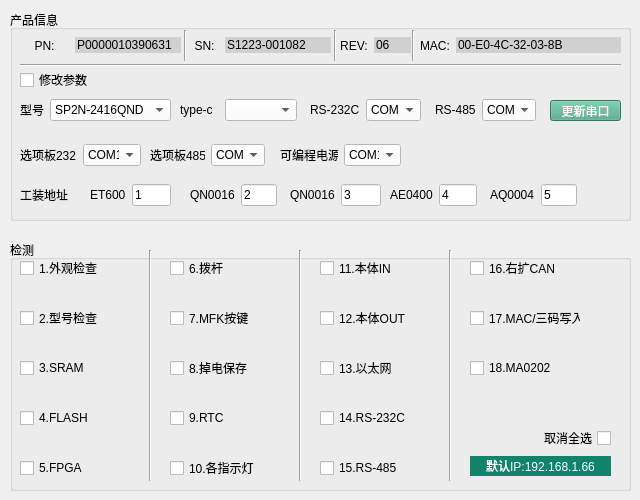
   <widget class="QWidget" name="tab_4">
    <attribute name="title">
     <string>CPU</string>
    </attribute>
    <widget class="QGroupBox" name="groupBox_18">
     <property name="geometry">
      <rect>
       <x>10</x>
       <y>10</y>
       <width>621</width>
       <height>211</height>
      </rect>
     </property>
     <property name="title">
      <string>产品信息</string>
     </property>
     <widget class="QWidget" name="layoutWidget_20">
      <property name="geometry">
       <rect>
        <x>330</x>
        <y>20</y>
        <width>71</width>
        <height>31</height>
       </rect>
      </property>
      <layout class="QHBoxLayout" name="horizontalLayout_30">
       <item>
        <widget class="QLabel" name="label_56">
         <property name="styleSheet">
          <string notr="true">font: 87 10pt &quot;Arial Black&quot;;
</string>
         </property>
         <property name="text">
          <string>REV:</string>
         </property>
         <property name="alignment">
          <set>Qt::AlignCenter</set>
         </property>
        </widget>
       </item>
       <item alignment="Qt::AlignHCenter|Qt::AlignVCenter">
        <widget class="QLineEdit" name="lineEdit_32">
         <property name="styleSheet">
          <string notr="true">background-color: rgb(208, 208, 208);
font: 87 10pt &quot;Arial Black&quot;;
border: none;</string>
         </property>
         <property name="text">
          <string>06</string>
         </property>
        </widget>
       </item>
      </layout>
     </widget>
     <widget class="QWidget" name="layoutWidget_21">
      <property name="geometry">
       <rect>
        <x>180</x>
        <y>20</y>
        <width>141</width>
        <height>31</height>
       </rect>
      </property>
      <layout class="QHBoxLayout" name="horizontalLayout_31">
       <item>
        <widget class="QLabel" name="label_57">
         <property name="styleSheet">
          <string notr="true">font: 87 10pt &quot;Arial Black&quot;;
</string>
         </property>
         <property name="text">
          <string>SN:</string>
         </property>
         <property name="alignment">
          <set>Qt::AlignCenter</set>
         </property>
        </widget>
       </item>
       <item alignment="Qt::AlignHCenter|Qt::AlignVCenter">
        <widget class="QLineEdit" name="lineEdit_31">
         <property name="styleSheet">
          <string notr="true">background-color: rgb(208, 208, 208);
font: 87 10pt &quot;Arial Black&quot;;
border: none;
</string>
         </property>
         <property name="text">
          <string>S1223-001082</string>
         </property>
        </widget>
       </item>
      </layout>
     </widget>
     <widget class="QWidget" name="layoutWidget_22">
      <property name="geometry">
       <rect>
        <x>10</x>
        <y>20</y>
        <width>161</width>
        <height>31</height>
       </rect>
      </property>
      <layout class="QHBoxLayout" name="horizontalLayout_32">
       <item>
        <widget class="QLabel" name="label_58">
         <property name="styleSheet">
          <string notr="true">font: 87 10pt &quot;Arial Black&quot;;
</string>
         </property>
         <property name="text">
          <string>PN:</string>
         </property>
         <property name="alignment">
          <set>Qt::AlignCenter</set>
         </property>
        </widget>
       </item>
       <item alignment="Qt::AlignHCenter|Qt::AlignVCenter">
        <widget class="QLineEdit" name="lineEdit_30">
         <property name="styleSheet">
          <string notr="true">background-color: rgb(208, 208, 208);
font: 87 10pt &quot;Arial Black&quot;;
border: none;</string>
         </property>
         <property name="text">
          <string>P0000010390631</string>
         </property>
        </widget>
       </item>
      </layout>
     </widget>
     <widget class="QWidget" name="layoutWidget_23">
      <property name="geometry">
       <rect>
        <x>10</x>
        <y>85</y>
        <width>151</width>
        <height>30</height>
       </rect>
      </property>
      <layout class="QHBoxLayout" name="horizontalLayout_33">
       <item>
        <widget class="QLabel" name="label_59">
         <property name="text">
          <string>型号</string>
         </property>
        </widget>
       </item>
       <item>
        <widget class="QComboBox" name="comboBox_20">
         <property name="styleSheet">
          <string notr="true">background-color: rgb(255, 255, 255);</string>
         </property>
         <item>
          <property name="text">
           <string>SP2N-2416QND</string>
          </property>
         </item>
        </widget>
       </item>
      </layout>
     </widget>
     <widget class="QWidget" name="layoutWidget_24">
      <property name="geometry">
       <rect>
        <x>300</x>
        <y>85</y>
        <width>111</width>
        <height>30</height>
       </rect>
      </property>
      <layout class="QHBoxLayout" name="horizontalLayout_34">
       <item alignment="Qt::AlignHCenter">
        <widget class="QLabel" name="label_60">
         <property name="text">
          <string>RS-232C</string>
         </property>
        </widget>
       </item>
       <item>
        <widget class="QComboBox" name="comboBox_21">
         <property name="styleSheet">
          <string notr="true">background-color: rgb(255, 255, 255);</string>
         </property>
         <item>
          <property name="text">
           <string>COM15</string>
          </property>
         </item>
        </widget>
       </item>
      </layout>
     </widget>
     <widget class="QWidget" name="layoutWidget_25">
      <property name="geometry">
       <rect>
        <x>425</x>
        <y>85</y>
        <width>101</width>
        <height>30</height>
       </rect>
      </property>
      <layout class="QHBoxLayout" name="horizontalLayout_37">
       <item alignment="Qt::AlignHCenter">
        <widget class="QLabel" name="label_64">
         <property name="text">
          <string>RS-485</string>
         </property>
        </widget>
       </item>
       <item>
        <widget class="QComboBox" name="comboBox_22">
         <property name="styleSheet">
          <string notr="true">background-color: rgb(255, 255, 255);</string>
         </property>
         <item>
          <property name="text">
           <string>COM17</string>
          </property>
         </item>
        </widget>
       </item>
      </layout>
     </widget>
     <widget class="QWidget" name="layoutWidget_3">
      <property name="geometry">
       <rect>
        <x>80</x>
        <y>170</y>
        <width>81</width>
        <height>30</height>
       </rect>
      </property>
      <layout class="QHBoxLayout" name="horizontalLayout_8">
       <item>
        <widget class="QLabel" name="label_67">
         <property name="text">
          <string>ET600</string>
         </property>
        </widget>
       </item>
       <item>
        <widget class="QLineEdit" name="lineEdit_34">
         <property name="styleSheet">
          <string notr="true">background-color: rgb(255, 255, 255);</string>
         </property>
         <property name="text">
          <string>1</string>
         </property>
        </widget>
       </item>
      </layout>
     </widget>
     <widget class="QWidget" name="layoutWidget_4">
      <property name="geometry">
       <rect>
        <x>180</x>
        <y>170</y>
        <width>87</width>
        <height>30</height>
       </rect>
      </property>
      <layout class="QHBoxLayout" name="horizontalLayout_9">
       <item>
        <widget class="QLabel" name="label_68">
         <property name="text">
          <string>QN0016</string>
         </property>
        </widget>
       </item>
       <item>
        <widget class="QLineEdit" name="lineEdit_35">
         <property name="styleSheet">
          <string notr="true">background-color: rgb(255, 255, 255);</string>
         </property>
         <property name="text">
          <string>2</string>
         </property>
        </widget>
       </item>
      </layout>
     </widget>
     <widget class="QWidget" name="layoutWidget_5">
      <property name="geometry">
       <rect>
        <x>280</x>
        <y>170</y>
        <width>91</width>
        <height>30</height>
       </rect>
      </property>
      <layout class="QHBoxLayout" name="horizontalLayout_10">
       <item>
        <widget class="QLabel" name="label_69">
         <property name="text">
          <string>QN0016</string>
         </property>
        </widget>
       </item>
       <item>
        <widget class="QLineEdit" name="lineEdit_36">
         <property name="styleSheet">
          <string notr="true">background-color: rgb(255, 255, 255);</string>
         </property>
         <property name="text">
          <string>3</string>
         </property>
        </widget>
       </item>
      </layout>
     </widget>
     <widget class="QWidget" name="layoutWidget_6">
      <property name="geometry">
       <rect>
        <x>380</x>
        <y>170</y>
        <width>87</width>
        <height>30</height>
       </rect>
      </property>
      <layout class="QHBoxLayout" name="horizontalLayout_14">
       <item>
        <widget class="QLabel" name="label_70">
         <property name="text">
          <string>AE0400</string>
         </property>
        </widget>
       </item>
       <item>
        <widget class="QLineEdit" name="lineEdit_37">
         <property name="styleSheet">
          <string notr="true">background-color: rgb(255, 255, 255);</string>
         </property>
         <property name="text">
          <string>4</string>
         </property>
        </widget>
       </item>
      </layout>
     </widget>
     <widget class="QWidget" name="layoutWidget_8">
      <property name="geometry">
       <rect>
        <x>480</x>
        <y>170</y>
        <width>87</width>
        <height>30</height>
       </rect>
      </property>
      <layout class="QHBoxLayout" name="horizontalLayout_40">
       <item>
        <widget class="QLabel" name="label_71">
         <property name="text">
          <string>AQ0004</string>
         </property>
        </widget>
       </item>
       <item>
        <widget class="QLineEdit" name="lineEdit_38">
         <property name="styleSheet">
          <string notr="true">background-color: rgb(255, 255, 255);</string>
         </property>
         <property name="text">
          <string>5</string>
         </property>
        </widget>
       </item>
      </layout>
     </widget>
     <widget class="QCheckBox" name="checkBox_71">
      <property name="geometry">
       <rect>
        <x>10</x>
        <y>62</y>
        <width>71</width>
        <height>16</height>
       </rect>
      </property>
      <property name="text">
       <string>修改参数</string>
      </property>
     </widget>
     <widget class="QPushButton" name="pushButton_renewSerial">
      <property name="geometry">
       <rect>
        <x>540</x>
        <y>90</y>
        <width>71</width>
        <height>21</height>
       </rect>
      </property>
      <property name="styleSheet">
       <string notr="true">background-color: rgb(126, 126, 126);
color: rgb(255, 255, 255);
background-color: rgb(76, 165, 132);</string>
      </property>
      <property name="text">
       <string>更新串口</string>
      </property>
     </widget>
     <widget class="QWidget" name="layoutWidget_26">
      <property name="geometry">
       <rect>
        <x>170</x>
        <y>85</y>
        <width>117</width>
        <height>30</height>
       </rect>
      </property>
      <layout class="QHBoxLayout" name="horizontalLayout_39">
       <item>
        <widget class="QLabel" name="label_66">
         <property name="text">
          <string>type-c</string>
         </property>
        </widget>
       </item>
       <item>
        <widget class="QComboBox" name="comboBox_23">
         <property name="styleSheet">
          <string notr="true">background-color: rgb(255, 255, 255);</string>
         </property>
        </widget>
       </item>
      </layout>
     </widget>
     <widget class="QLabel" name="label_90">
      <property name="geometry">
       <rect>
        <x>10</x>
        <y>171</y>
        <width>61</width>
        <height>28</height>
       </rect>
      </property>
      <property name="text">
       <string>工装地址</string>
      </property>
     </widget>
     <widget class="Line" name="line_5">
      <property name="geometry">
       <rect>
        <x>10</x>
        <y>45</y>
        <width>601</width>
        <height>20</height>
       </rect>
      </property>
      <property name="orientation">
       <enum>Qt::Horizontal</enum>
      </property>
     </widget>
     <widget class="QWidget" name="layoutWidget">
      <property name="geometry">
       <rect>
        <x>410</x>
        <y>20</y>
        <width>201</width>
        <height>31</height>
       </rect>
      </property>
      <layout class="QHBoxLayout" name="horizontalLayout_7">
       <item>
        <widget class="QLabel" name="label_61">
         <property name="styleSheet">
          <string notr="true">font: 87 10pt &quot;Arial Black&quot;;
</string>
         </property>
         <property name="text">
          <string>MAC:</string>
         </property>
        </widget>
       </item>
       <item>
        <widget class="QLineEdit" name="lineEdit_33">
         <property name="styleSheet">
          <string notr="true">background-color: rgb(208, 208, 208);
font: 87 10pt &quot;Arial Black&quot;;
border: none;</string>
         </property>
         <property name="text">
          <string>00-E0-4C-32-03-8B</string>
         </property>
        </widget>
       </item>
      </layout>
     </widget>
     <widget class="Line" name="line_11">
      <property name="geometry">
       <rect>
        <x>165</x>
        <y>20</y>
        <width>20</width>
        <height>31</height>
       </rect>
      </property>
      <property name="orientation">
       <enum>Qt::Vertical</enum>
      </property>
     </widget>
     <widget class="Line" name="line_12">
      <property name="geometry">
       <rect>
        <x>315</x>
        <y>20</y>
        <width>20</width>
        <height>31</height>
       </rect>
      </property>
      <property name="orientation">
       <enum>Qt::Vertical</enum>
      </property>
     </widget>
     <widget class="Line" name="line_13">
      <property name="geometry">
       <rect>
        <x>393</x>
        <y>20</y>
        <width>20</width>
        <height>31</height>
       </rect>
      </property>
      <property name="orientation">
       <enum>Qt::Vertical</enum>
      </property>
     </widget>
     <widget class="QWidget" name="layoutWidget_27">
      <property name="geometry">
       <rect>
        <x>10</x>
        <y>130</y>
        <width>121</width>
        <height>30</height>
       </rect>
      </property>
      <layout class="QHBoxLayout" name="horizontalLayout_35">
       <item alignment="Qt::AlignHCenter">
        <widget class="QLabel" name="label_62">
         <property name="text">
          <string>选项板232</string>
         </property>
        </widget>
       </item>
       <item>
        <widget class="QComboBox" name="comboBox_24">
         <property name="styleSheet">
          <string notr="true">background-color: rgb(255, 255, 255);</string>
         </property>
         <item>
          <property name="text">
           <string>COM17</string>
          </property>
         </item>
        </widget>
       </item>
      </layout>
     </widget>
     <widget class="QWidget" name="layoutWidget_28">
      <property name="geometry">
       <rect>
        <x>140</x>
        <y>130</y>
        <width>115</width>
        <height>30</height>
       </rect>
      </property>
      <layout class="QHBoxLayout" name="horizontalLayout_38">
       <item alignment="Qt::AlignHCenter">
        <widget class="QLabel" name="label_65">
         <property name="text">
          <string>选项板485</string>
         </property>
        </widget>
       </item>
       <item>
        <widget class="QComboBox" name="comboBox_25">
         <property name="styleSheet">
          <string notr="true">background-color: rgb(255, 255, 255);</string>
         </property>
         <item>
          <property name="text">
           <string>COM20</string>
          </property>
         </item>
        </widget>
       </item>
      </layout>
     </widget>
     <widget class="QWidget" name="layoutWidget_29">
      <property name="geometry">
       <rect>
        <x>270</x>
        <y>130</y>
        <width>121</width>
        <height>30</height>
       </rect>
      </property>
      <layout class="QHBoxLayout" name="horizontalLayout_41">
       <item alignment="Qt::AlignHCenter">
        <widget class="QLabel" name="label_72">
         <property name="text">
          <string>可编程电源</string>
         </property>
        </widget>
       </item>
       <item>
        <widget class="QComboBox" name="comboBox_26">
         <property name="styleSheet">
          <string notr="true">background-color: rgb(255, 255, 255);</string>
         </property>
         <item>
          <property name="text">
           <string>COM19</string>
          </property>
         </item>
        </widget>
       </item>
      </layout>
     </widget>
     <zorder>line_5</zorder>
     <zorder>line_13</zorder>
     <zorder>line_12</zorder>
     <zorder>line_11</zorder>
     <zorder>layoutWidget</zorder>
     <zorder>layoutWidget_20</zorder>
     <zorder>layoutWidget_21</zorder>
     <zorder>layoutWidget_22</zorder>
     <zorder>layoutWidget_23</zorder>
     <zorder>layoutWidget_24</zorder>
     <zorder>layoutWidget_25</zorder>
     <zorder>layoutWidget_3</zorder>
     <zorder>layoutWidget_4</zorder>
     <zorder>layoutWidget_5</zorder>
     <zorder>layoutWidget_6</zorder>
     <zorder>layoutWidget_8</zorder>
     <zorder>checkBox_71</zorder>
     <zorder>pushButton_renewSerial</zorder>
     <zorder>layoutWidget_26</zorder>
     <zorder>label_90</zorder>
     <zorder>layoutWidget_27</zorder>
     <zorder>layoutWidget_28</zorder>
     <zorder>layoutWidget_29</zorder>
    </widget>
    <widget class="QGroupBox" name="groupBox_19">
     <property name="geometry">
      <rect>
       <x>10</x>
       <y>240</y>
       <width>621</width>
       <height>251</height>
      </rect>
     </property>
     <property name="title">
      <string>检测</string>
     </property>
     <widget class="QCheckBox" name="checkBox_53">
      <property name="geometry">
       <rect>
        <x>10</x>
        <y>170</y>
        <width>101</width>
        <height>16</height>
       </rect>
      </property>
      <property name="text">
       <string>4.FLASH</string>
      </property>
     </widget>
     <widget class="QCheckBox" name="checkBox_56">
      <property name="geometry">
       <rect>
        <x>160</x>
        <y>20</y>
        <width>101</width>
        <height>16</height>
       </rect>
      </property>
      <property name="text">
       <string>6.拨杆</string>
      </property>
     </widget>
     <widget class="QCheckBox" name="checkBox_55">
      <property name="geometry">
       <rect>
        <x>10</x>
        <y>220</y>
        <width>101</width>
        <height>16</height>
       </rect>
      </property>
      <property name="text">
       <string>5.FPGA</string>
      </property>
     </widget>
     <widget class="QCheckBox" name="checkBox_57">
      <property name="geometry">
       <rect>
        <x>160</x>
        <y>70</y>
        <width>101</width>
        <height>16</height>
       </rect>
      </property>
      <property name="text">
       <string>7.MFK按键</string>
      </property>
     </widget>
     <widget class="QCheckBox" name="checkBox_58">
      <property name="geometry">
       <rect>
        <x>160</x>
        <y>120</y>
        <width>101</width>
        <height>16</height>
       </rect>
      </property>
      <property name="text">
       <string>8.掉电保存</string>
      </property>
     </widget>
     <widget class="QCheckBox" name="checkBox_60">
      <property name="geometry">
       <rect>
        <x>160</x>
        <y>220</y>
        <width>101</width>
        <height>16</height>
       </rect>
      </property>
      <property name="text">
       <string>10.各指示灯</string>
      </property>
     </widget>
     <widget class="QCheckBox" name="checkBox_59">
      <property name="geometry">
       <rect>
        <x>160</x>
        <y>170</y>
        <width>101</width>
        <height>16</height>
       </rect>
      </property>
      <property name="text">
       <string>9.RTC</string>
      </property>
     </widget>
     <widget class="QCheckBox" name="checkBox_61">
      <property name="geometry">
       <rect>
        <x>310</x>
        <y>20</y>
        <width>101</width>
        <height>16</height>
       </rect>
      </property>
      <property name="text">
       <string>11.本体IN</string>
      </property>
     </widget>
     <widget class="QCheckBox" name="checkBox_62">
      <property name="geometry">
       <rect>
        <x>310</x>
        <y>70</y>
        <width>101</width>
        <height>16</height>
       </rect>
      </property>
      <property name="text">
       <string>12.本体OUT</string>
      </property>
     </widget>
     <widget class="QCheckBox" name="checkBox_64">
      <property name="geometry">
       <rect>
        <x>310</x>
        <y>170</y>
        <width>101</width>
        <height>16</height>
       </rect>
      </property>
      <property name="text">
       <string>14.RS-232C</string>
      </property>
     </widget>
     <widget class="QCheckBox" name="checkBox_63">
      <property name="geometry">
       <rect>
        <x>310</x>
        <y>120</y>
        <width>101</width>
        <height>16</height>
       </rect>
      </property>
      <property name="text">
       <string>13.以太网</string>
      </property>
     </widget>
     <widget class="QCheckBox" name="checkBox_65">
      <property name="geometry">
       <rect>
        <x>310</x>
        <y>220</y>
        <width>101</width>
        <height>16</height>
       </rect>
      </property>
      <property name="text">
       <string>15.RS-485</string>
      </property>
     </widget>
     <widget class="QCheckBox" name="checkBox_66">
      <property name="geometry">
       <rect>
        <x>460</x>
        <y>20</y>
        <width>101</width>
        <height>16</height>
       </rect>
      </property>
      <property name="text">
       <string>16.右扩CAN</string>
      </property>
     </widget>
     <widget class="QCheckBox" name="checkBox_67">
      <property name="geometry">
       <rect>
        <x>460</x>
        <y>120</y>
        <width>101</width>
        <height>16</height>
       </rect>
      </property>
      <property name="text">
       <string>18.MA0202</string>
      </property>
     </widget>
     <widget class="QCheckBox" name="checkBox_50">
      <property name="geometry">
       <rect>
        <x>10</x>
        <y>20</y>
        <width>101</width>
        <height>16</height>
       </rect>
      </property>
      <property name="text">
       <string>1.外观检查</string>
      </property>
     </widget>
     <widget class="QCheckBox" name="checkBox_54">
      <property name="geometry">
       <rect>
        <x>460</x>
        <y>70</y>
        <width>111</width>
        <height>16</height>
       </rect>
      </property>
      <property name="text">
       <string>17.MAC/三码写入</string>
      </property>
     </widget>
     <widget class="QLabel" name="label_14">
      <property name="geometry">
       <rect>
        <x>460</x>
        <y>216</y>
        <width>141</width>
        <height>20</height>
       </rect>
      </property>
      <property name="styleSheet">
       <string notr="true">background-color: rgb(126, 126, 126);
color: rgb(255, 255, 255);
background-color: #11826C;</string>
      </property>
      <property name="text">
       <string>默认IP:192.168.1.66</string>
      </property>
      <property name="alignment">
       <set>Qt::AlignCenter</set>
      </property>
     </widget>
     <widget class="Line" name="line_6">
      <property name="geometry">
       <rect>
        <x>130</x>
        <y>10</y>
        <width>21</width>
        <height>231</height>
       </rect>
      </property>
      <property name="orientation">
       <enum>Qt::Vertical</enum>
      </property>
     </widget>
     <widget class="Line" name="line_9">
      <property name="geometry">
       <rect>
        <x>280</x>
        <y>10</y>
        <width>21</width>
        <height>231</height>
       </rect>
      </property>
      <property name="orientation">
       <enum>Qt::Vertical</enum>
      </property>
     </widget>
     <widget class="Line" name="line_10">
      <property name="geometry">
       <rect>
        <x>430</x>
        <y>10</y>
        <width>21</width>
        <height>231</height>
       </rect>
      </property>
      <property name="orientation">
       <enum>Qt::Vertical</enum>
      </property>
     </widget>
     <widget class="QCheckBox" name="checkBox_51">
      <property name="geometry">
       <rect>
        <x>10</x>
        <y>70</y>
        <width>101</width>
        <height>16</height>
       </rect>
      </property>
      <property name="text">
       <string>2.型号检查</string>
      </property>
     </widget>
     <widget class="QCheckBox" name="checkBox_52">
      <property name="geometry">
       <rect>
        <x>10</x>
        <y>120</y>
        <width>101</width>
        <height>16</height>
       </rect>
      </property>
      <property name="text">
       <string>3.SRAM</string>
      </property>
     </widget>
     <widget class="QCheckBox" name="checkBox_73">
      <property name="geometry">
       <rect>
        <x>530</x>
        <y>190</y>
        <width>71</width>
        <height>16</height>
       </rect>
      </property>
      <property name="layoutDirection">
       <enum>Qt::RightToLeft</enum>
      </property>
      <property name="text">
       <string>取消全选</string>
      </property>
     </widget>
    </widget>
   </widget>
